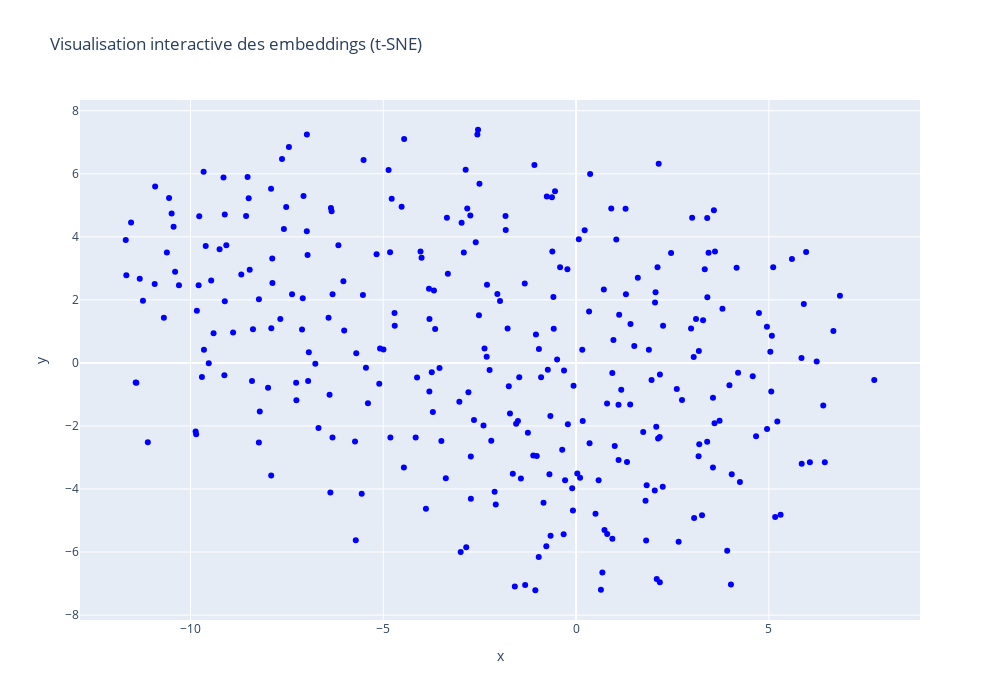

This figure's notebook cell:
### Markdown cell above
## Visualisation du nuage de point par TSNE

### Code cell
from sklearn.manifold import TSNE
import plotly.express as px
import pandas as pd

# 1. Sélection des mots (ex : les 300 plus fréquents)
mots = list(model.wv.index_to_key[:300])
vecteurs = model.wv[mots]

# 2. Réduction de dimension avec t-SNE
tsne = TSNE(n_components=2, random_state=42, perplexity=40, n_iter=1000)
vecteurs_2D = tsne.fit_transform(vecteurs)

# 3. Mise en DataFrame pour Plotly
df_tsne = pd.DataFrame({
    "mot": mots,
    "x": vecteurs_2D[:, 0],
    "y": vecteurs_2D[:, 1]
})

# 4. Affichage interactif
fig = px.scatter(df_tsne, x="x", y="y", hover_name="mot", title="Visualisation interactive des embeddings (t-SNE)")
fig.update_traces(marker=dict(size=6, color="blue"), textposition='top center')
fig.update_layout(width=1000, height=700)
fig.show()

### Figure 1 — Plotly figure (JSON) as saved in the notebook; plotly's stock layout.template omitted (floating-point values rounded to 4 significant figures; data arrays with more than 128 entries replaced by an {"elided": "..."} marker saying what was removed)
{"data": [{"hovertemplate": "<b>%{hovertext}</b><br><br>x=%{x}<br>y=%{y}<extra></extra>", "hovertext": {"elided": "300 str values"}, "legendgroup": "", "marker": {"color": "blue", "size": 6, "symbol": "circle"}, "mode": "markers", "name": "", "orientation": "v", "showlegend": false, "textposition": "top center", "type": "scatter", "x": {"elided": "300 float values"}, "xaxis": "x", "y": {"elided": "300 float values"}, "yaxis": "y"}], "layout": {"height": 700, "legend": {"tracegroupgap": 0}, "title": {"text": "Visualisation interactive des embeddings (t-SNE)"}, "width": 1000, "xaxis": {"anchor": "y", "domain": [0, 1], "title": {"text": "x"}}, "yaxis": {"anchor": "x", "domain": [0, 1], "title": {"text": "y"}}}}
